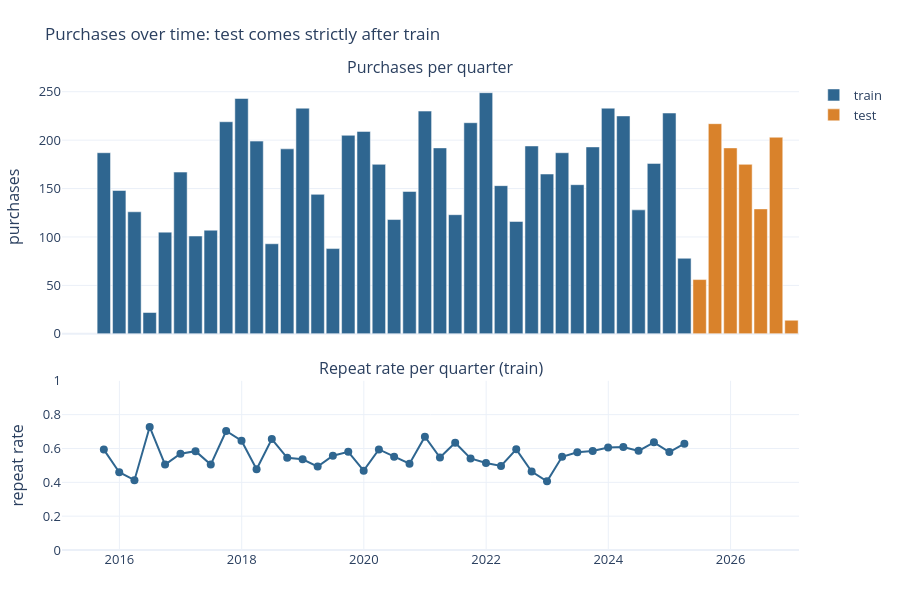

Source (notebook cell):
### Markdown cell above
## 7. Time

### Code cell
quarterly_train = df.set_index("purchase_date").resample("QE").size()
quarterly_test = test.set_index("purchase_date").resample("QE").size()
rate = df.set_index("purchase_date").resample("QE")[TARGET].mean()

# Two panels with a shared time axis (instead of two y-axes on one chart)
fig = make_subplots(rows=2, cols=1, shared_xaxes=True, row_heights=[0.6, 0.4], vertical_spacing=0.1,
                    subplot_titles=("Purchases per quarter", "Repeat rate per quarter (train)"))
bar_width = 80 * 24 * 3600 * 1000  # 80 days, in milliseconds
fig.add_bar(x=quarterly_train.index, y=quarterly_train.values, width=bar_width, marker_color=BLUE, name="train", row=1, col=1)
fig.add_bar(x=quarterly_test.index, y=quarterly_test.values, width=bar_width, marker_color=ORANGE, name="test", row=1, col=1)
fig.add_scatter(x=rate.index, y=rate.values, mode="lines+markers", line=dict(color=BLUE, width=2),
                marker=dict(size=8), name="repeat rate", showlegend=False, row=2, col=1)
fig.update_yaxes(title_text="purchases", row=1, col=1)
fig.update_yaxes(title_text="repeat rate", range=[0, 1], row=2, col=1)
fig.update_layout(title="Purchases over time: test comes strictly after train", height=600)
fig.show()

print("train:", df["purchase_date"].min().date(), "->", df["purchase_date"].max().date())
print("test: ", test["purchase_date"].min().date(), "->", test["purchase_date"].max().date())

### Figure 1 — Plotly figure (JSON) as saved in the notebook; plotly's stock layout.template omitted (floating-point values rounded to 4 significant figures)
{"data": [{"marker": {"color": "#2f6690"}, "name": "train", "type": "bar", "width": 6912000000, "x": ["2015-09-30T00:00:00.000000", "2015-12-31T00:00:00.000000", "2016-03-31T00:00:00.000000", "2016-06-30T00:00:00.000000", "2016-09-30T00:00:00.000000", "2016-12-31T00:00:00.000000", "2017-03-31T00:00:00.000000", "2017-06-30T00:00:00.000000", "2017-09-30T00:00:00.000000", "2017-12-31T00:00:00.000000", "2018-03-31T00:00:00.000000", "2018-06-30T00:00:00.000000", "2018-09-30T00:00:00.000000", "2018-12-31T00:00:00.000000", "2019-03-31T00:00:00.000000", "2019-06-30T00:00:00.000000", "2019-09-30T00:00:00.000000", "2019-12-31T00:00:00.000000", "2020-03-31T00:00:00.000000", "2020-06-30T00:00:00.000000", "2020-09-30T00:00:00.000000", "2020-12-31T00:00:00.000000", "2021-03-31T00:00:00.000000", "2021-06-30T00:00:00.000000", "2021-09-30T00:00:00.000000", "2021-12-31T00:00:00.000000", "2022-03-31T00:00:00.000000", "2022-06-30T00:00:00.000000", "2022-09-30T00:00:00.000000", "2022-12-31T00:00:00.000000", "2023-03-31T00:00:00.000000", "2023-06-30T00:00:00.000000", "2023-09-30T00:00:00.000000", "2023-12-31T00:00:00.000000", "2024-03-31T00:00:00.000000", "2024-06-30T00:00:00.000000", "2024-09-30T00:00:00.000000", "2024-12-31T00:00:00.000000", "2025-03-31T00:00:00.000000"], "xaxis": "x", "y": [187, 148, 126, 22, 105, 167, 101, 107, 219, 243, 199, 93, 191, 233, 144, 88, 205, 209, 175, 118, 147, 230, 192, 123, 218, 249, 153, 116, 194, 165, 187, 154, 193, 233, 225, 128, 176, 228, 78], "yaxis": "y"}, {"marker": {"color": "#d9822b"}, "name": "test", "type": "bar", "width": 6912000000, "x": ["2025-06-30T00:00:00.000000", "2025-09-30T00:00:00.000000", "2025-12-31T00:00:00.000000", "2026-03-31T00:00:00.000000", "2026-06-30T00:00:00.000000", "2026-09-30T00:00:00.000000", "2026-12-31T00:00:00.000000"], "xaxis": "x", "y": [56, 217, 192, 175, 129, 203, 14], "yaxis": "y"}, {"line": {"color": "#2f6690", "width": 2}, "marker": {"size": 8}, "mode": "lines+markers", "name": "repeat rate", "showlegend": false, "type": "scatter", "x": ["2015-09-30T00:00:00.000000", "2015-12-31T00:00:00.000000", "2016-03-31T00:00:00.000000", "2016-06-30T00:00:00.000000", "2016-09-30T00:00:00.000000", "2016-12-31T00:00:00.000000", "2017-03-31T00:00:00.000000", "2017-06-30T00:00:00.000000", "2017-09-30T00:00:00.000000", "2017-12-31T00:00:00.000000", "2018-03-31T00:00:00.000000", "2018-06-30T00:00:00.000000", "2018-09-30T00:00:00.000000", "2018-12-31T00:00:00.000000", "2019-03-31T00:00:00.000000", "2019-06-30T00:00:00.000000", "2019-09-30T00:00:00.000000", "2019-12-31T00:00:00.000000", "2020-03-31T00:00:00.000000", "2020-06-30T00:00:00.000000", "2020-09-30T00:00:00.000000", "2020-12-31T00:00:00.000000", "2021-03-31T00:00:00.000000", "2021-06-30T00:00:00.000000", "2021-09-30T00:00:00.000000", "2021-12-31T00:00:00.000000", "2022-03-31T00:00:00.000000", "2022-06-30T00:00:00.000000", "2022-09-30T00:00:00.000000", "2022-12-31T00:00:00.000000", "2023-03-31T00:00:00.000000", "2023-06-30T00:00:00.000000", "2023-09-30T00:00:00.000000", "2023-12-31T00:00:00.000000", "2024-03-31T00:00:00.000000", "2024-06-30T00:00:00.000000", "2024-09-30T00:00:00.000000", "2024-12-31T00:00:00.000000", "2025-03-31T00:00:00.000000"], "xaxis": "x2", "y": [0.5936, 0.4595, 0.4127, 0.7273, 0.5048, 0.5689, 0.5842, 0.5047, 0.7032, 0.6461, 0.4774, 0.6559, 0.5445, 0.5365, 0.4931, 0.5568, 0.5805, 0.4689, 0.5943, 0.5508, 0.5102, 0.6696, 0.5469, 0.6341, 0.5413, 0.5141, 0.4967, 0.5948, 0.4639, 0.4061, 0.5508, 0.5779, 0.5855, 0.6052, 0.6089, 0.5859, 0.6364, 0.5789, 0.6282], "yaxis": "y2"}], "layout": {"annotations": [{"font": {"size": 16}, "showarrow": false, "text": "Purchases per quarter", "x": 0.5, "xanchor": "center", "xref": "paper", "y": 1, "yanchor": "bottom", "yref": "paper"}, {"font": {"size": 16}, "showarrow": false, "text": "Repeat rate per quarter (train)", "x": 0.5, "xanchor": "center", "xref": "paper", "y": 0.36, "yanchor": "bottom", "yref": "paper"}], "height": 600, "title": {"text": "Purchases over time: test comes strictly after train"}, "xaxis": {"anchor": "y", "domain": [0, 1], "matches": "x2", "showticklabels": false}, "xaxis2": {"anchor": "y2", "domain": [0, 1]}, "yaxis": {"anchor": "x", "domain": [0.46, 1], "title": {"text": "purchases"}}, "yaxis2": {"anchor": "x2", "domain": [0, 0.36], "range": [0, 1], "title": {"text": "repeat rate"}}}}
